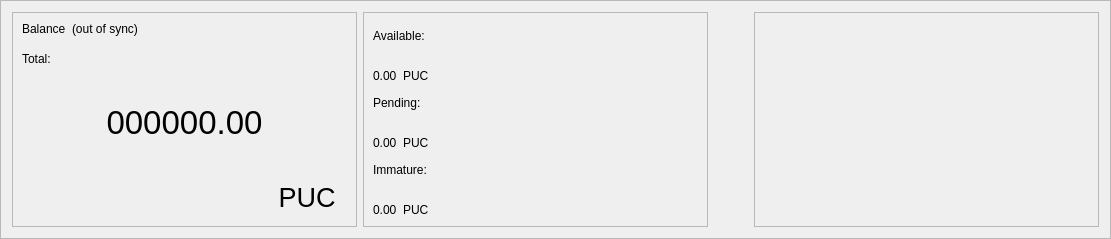
      <widget class="QFrame" name="frame_blue">
       <property name="enabled">
        <bool>true</bool>
       </property>
       <property name="sizePolicy">
        <sizepolicy hsizetype="Preferred" vsizetype="Preferred">
         <horstretch>0</horstretch>
         <verstretch>0</verstretch>
        </sizepolicy>
       </property>
       <property name="minimumSize">
        <size>
         <width>1065</width>
         <height>220</height>
        </size>
       </property>
       <property name="maximumSize">
        <size>
         <width>16777215</width>
         <height>16777215</height>
        </size>
       </property>
       <property name="sizeIncrement">
        <size>
         <width>0</width>
         <height>0</height>
        </size>
       </property>
       <property name="baseSize">
        <size>
         <width>0</width>
         <height>500</height>
        </size>
       </property>
       <property name="frameShape">
        <enum>QFrame::StyledPanel</enum>
       </property>
       <property name="frameShadow">
        <enum>QFrame::Raised</enum>
       </property>
       <layout class="QHBoxLayout" name="horizontalLayout">
        <item>
         <widget class="QFrame" name="frame_blue_1">
          <property name="minimumSize">
           <size>
            <width>345</width>
            <height>200</height>
           </size>
          </property>
          <property name="maximumSize">
           <size>
            <width>16777215</width>
            <height>16777215</height>
           </size>
          </property>
          <property name="frameShape">
           <enum>QFrame::StyledPanel</enum>
          </property>
          <property name="frameShadow">
           <enum>QFrame::Raised</enum>
          </property>
          <layout class="QHBoxLayout" name="horizontalLayout_2">
           <item>
            <layout class="QVBoxLayout" name="verticalLayout">
             <item>
              <layout class="QHBoxLayout" name="horizontalLayout_3">
               <property name="spacing">
                <number>6</number>
               </property>
               <property name="sizeConstraint">
                <enum>QLayout::SetFixedSize</enum>
               </property>
               <item>
                <widget class="QLabel" name="label_5">
                 <property name="minimumSize">
                  <size>
                   <width>0</width>
                   <height>24</height>
                  </size>
                 </property>
                 <property name="maximumSize">
                  <size>
                   <width>16777215</width>
                   <height>24</height>
                  </size>
                 </property>
                 <property name="text">
                  <string>Balance</string>
                 </property>
                 <property name="alignment">
                  <set>Qt::AlignLeading|Qt::AlignLeft|Qt::AlignTop</set>
                 </property>
                </widget>
               </item>
               <item>
                <widget class="QLabel" name="labelWalletStatus">
                 <property name="minimumSize">
                  <size>
                   <width>0</width>
                   <height>24</height>
                  </size>
                 </property>
                 <property name="maximumSize">
                  <size>
                   <width>16777215</width>
                   <height>24</height>
                  </size>
                 </property>
                 <property name="text">
                  <string>(out of sync)</string>
                 </property>
                 <property name="alignment">
                  <set>Qt::AlignLeading|Qt::AlignLeft|Qt::AlignTop</set>
                 </property>
                </widget>
               </item>
               <item>
                <spacer name="horizontalSpacer">
                 <property name="orientation">
                  <enum>Qt::Horizontal</enum>
                 </property>
                 <property name="sizeHint" stdset="0">
                  <size>
                   <width>40</width>
                   <height>20</height>
                  </size>
                 </property>
                </spacer>
               </item>
              </layout>
             </item>
             <item>
              <widget class="QLabel" name="labelTotalText">
               <property name="maximumSize">
                <size>
                 <width>16777215</width>
                 <height>15</height>
                </size>
               </property>
               <property name="text">
                <string>Total:</string>
               </property>
              </widget>
             </item>
             <item>
              <widget class="QLabel" name="labelTotal">
               <property name="sizePolicy">
                <sizepolicy hsizetype="Preferred" vsizetype="Preferred">
                 <horstretch>0</horstretch>
                 <verstretch>0</verstretch>
                </sizepolicy>
               </property>
               <property name="minimumSize">
                <size>
                 <width>0</width>
                 <height>100</height>
                </size>
               </property>
               <property name="maximumSize">
                <size>
                 <width>16777215</width>
                 <height>100</height>
                </size>
               </property>
               <property name="font">
                <font>
                 <pointsize>25</pointsize>
                 <weight>50</weight>
                 <bold>false</bold>
                </font>
               </property>
               <property name="mouseTracking">
                <bool>false</bool>
               </property>
               <property name="text">
                <string>000000.00</string>
               </property>
               <property name="alignment">
                <set>Qt::AlignCenter</set>
               </property>
              </widget>
             </item>
             <item>
              <layout class="QHBoxLayout" name="horizontalLayout_11">
               <item>
                <spacer name="horizontalSpacer_8">
                 <property name="orientation">
                  <enum>Qt::Horizontal</enum>
                 </property>
                 <property name="sizeHint" stdset="0">
                  <size>
                   <width>40</width>
                   <height>20</height>
                  </size>
                 </property>
                </spacer>
               </item>
               <item>
                <widget class="QPushButton" name="blabel_PUC">
                 <property name="font">
                  <font>
                   <pointsize>20</pointsize>
                   <italic>false</italic>
                   <kerning>true</kerning>
                  </font>
                 </property>
                 <property name="cursor">
                  <cursorShape>PointingHandCursor</cursorShape>
                 </property>
                 <property name="text">
                  <string>PUC</string>
                 </property>
                 <property name="flat">
                  <bool>true</bool>
                 </property>
                </widget>
               </item>
              </layout>
             </item>
            </layout>
           </item>
          </layout>
         </widget>
        </item>
        <item>
         <widget class="QFrame" name="frame_blue_2">
          <property name="minimumSize">
           <size>
            <width>345</width>
            <height>200</height>
           </size>
          </property>
          <property name="maximumSize">
           <size>
            <width>16777215</width>
            <height>16777215</height>
           </size>
          </property>
          <property name="frameShape">
           <enum>QFrame::StyledPanel</enum>
          </property>
          <property name="frameShadow">
           <enum>QFrame::Raised</enum>
          </property>
          <layout class="QVBoxLayout" name="verticalLayout_3">
           <item>
            <layout class="QVBoxLayout" name="verticalLayout_2">
             <item>
              <widget class="QLabel" name="labelBalanceText">
               <property name="text">
                <string>Available:</string>
               </property>
              </widget>
             </item>
             <item>
              <layout class="QHBoxLayout" name="horizontalLayout_4">
               <item>
                <widget class="QLabel" name="labelBalance">
                 <property name="text">
                  <string>0.00</string>
                 </property>
                 <property name="alignment">
                  <set>Qt::AlignBottom|Qt::AlignLeading|Qt::AlignLeft</set>
                 </property>
                </widget>
               </item>
               <item>
                <widget class="QLabel" name="label_PUC2">
                 <property name="text">
                  <string>PUC</string>
                 </property>
                 <property name="alignment">
                  <set>Qt::AlignBottom|Qt::AlignLeading|Qt::AlignLeft</set>
                 </property>
                </widget>
               </item>
               <item>
                <spacer name="horizontalSpacer_3">
                 <property name="orientation">
                  <enum>Qt::Horizontal</enum>
                 </property>
                 <property name="sizeHint" stdset="0">
                  <size>
                   <width>40</width>
                   <height>20</height>
                  </size>
                 </property>
                </spacer>
               </item>
              </layout>
             </item>
             <item>
              <widget class="QLabel" name="labelPendingText">
               <property name="text">
                <string>Pending:</string>
               </property>
              </widget>
             </item>
             <item>
              <layout class="QHBoxLayout" name="horizontalLayout_5">
               <item>
                <widget class="QLabel" name="labelUnconfirmed">
                 <property name="text">
                  <string>0.00</string>
                 </property>
                 <property name="alignment">
                  <set>Qt::AlignBottom|Qt::AlignLeading|Qt::AlignLeft</set>
                 </property>
                </widget>
               </item>
               <item>
                <widget class="QLabel" name="label_PUC3">
                 <property name="text">
                  <string>PUC</string>
                 </property>
                 <property name="alignment">
                  <set>Qt::AlignBottom|Qt::AlignLeading|Qt::AlignLeft</set>
                 </property>
                </widget>
               </item>
               <item>
                <spacer name="horizontalSpacer_4">
                 <property name="orientation">
                  <enum>Qt::Horizontal</enum>
                 </property>
                 <property name="sizeHint" stdset="0">
                  <size>
                   <width>40</width>
                   <height>20</height>
                  </size>
                 </property>
                </spacer>
               </item>
              </layout>
             </item>
             <item>
              <widget class="QLabel" name="labelImmatureText">
               <property name="text">
                <string>Immature:</string>
               </property>
              </widget>
             </item>
             <item>
              <layout class="QHBoxLayout" name="horizontalLayout_6">
               <item>
                <widget class="QLabel" name="labelImmature">
                 <property name="text">
                  <string>0.00</string>
                 </property>
                 <property name="alignment">
                  <set>Qt::AlignBottom|Qt::AlignLeading|Qt::AlignLeft</set>
                 </property>
                </widget>
               </item>
               <item>
                <widget class="QLabel" name="label_PUC4">
                 <property name="text">
                  <string>PUC</string>
                 </property>
                 <property name="alignment">
                  <set>Qt::AlignBottom|Qt::AlignLeading|Qt::AlignLeft</set>
                 </property>
                </widget>
               </item>
               <item>
                <spacer name="horizontalSpacer_5">
                 <property name="orientation">
                  <enum>Qt::Horizontal</enum>
                 </property>
                 <property name="sizeHint" stdset="0">
                  <size>
                   <width>40</width>
                   <height>20</height>
                  </size>
                 </property>
                </spacer>
               </item>
              </layout>
             </item>
            </layout>
           </item>
          </layout>
         </widget>
        </item>
        <item>
         <spacer name="horizontalSpacer_9">
          <property name="orientation">
           <enum>Qt::Horizontal</enum>
          </property>
          <property name="sizeHint" stdset="0">
           <size>
            <width>40</width>
            <height>20</height>
           </size>
          </property>
         </spacer>
        </item>
        <item>
         <widget class="QFrame" name="frame_blue_3">
          <property name="minimumSize">
           <size>
            <width>345</width>
            <height>200</height>
           </size>
          </property>
          <property name="maximumSize">
           <size>
            <width>16777215</width>
            <height>16777215</height>
           </size>
          </property>
          <property name="frameShape">
           <enum>QFrame::StyledPanel</enum>
          </property>
          <property name="frameShadow">
           <enum>QFrame::Raised</enum>
          </property>
          <layout class="QVBoxLayout" name="verticalLayout_5">
           <item>
            <layout class="QVBoxLayout" name="verticalLayout_4"/>
           </item>
          </layout>
         </widget>
        </item>
       </layout>
      </widget>
